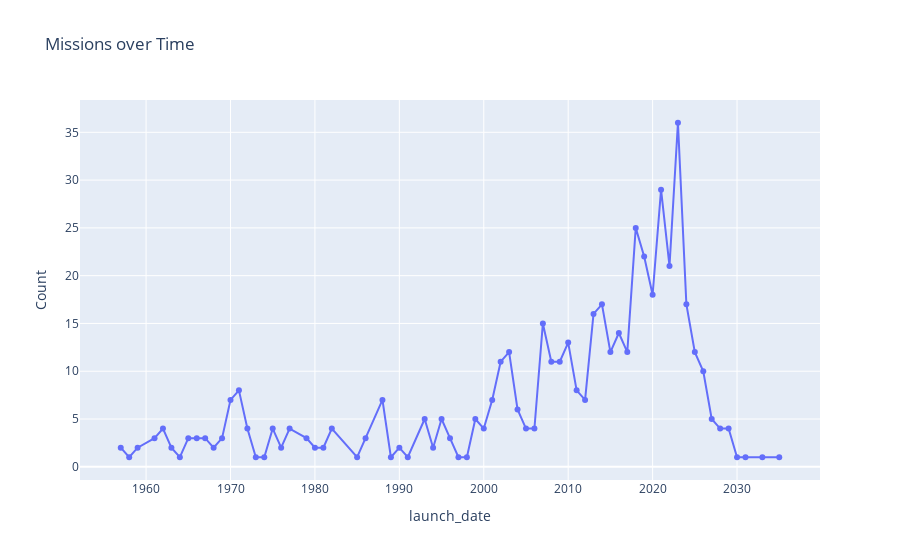

Here is the notebook cell this chart was saved with:
### Code cell
missions['launch_date'] = pd.to_datetime(missions['launch_date'], errors='coerce')
missions_by_year = missions.groupby(missions['launch_date'].dt.year).size().reset_index(name='Count')

fig = px.line(
    missions_by_year,
    x="launch_date",
    y="Count",
    title="Missions over Time",
    markers=True
)
fig.show()

### Figure 1 — Plotly figure (JSON) as saved in the notebook; plotly's stock layout.template omitted (floating-point values rounded to 4 significant figures)
{"data": [{"hovertemplate": "launch_date=%{x}<br>Count=%{y}<extra></extra>", "legendgroup": "", "line": {"color": "#636efa", "dash": "solid"}, "marker": {"symbol": "circle"}, "mode": "lines+markers", "name": "", "orientation": "v", "showlegend": false, "type": "scatter", "x": [1957, 1958, 1959, 1961, 1962, 1963, 1964, 1965, 1966, 1967, 1968, 1969, 1970, 1971, 1972, 1973, 1974, 1975, 1976, 1977, 1979, 1980, 1981, 1982, 1985, 1986, 1988, 1989, 1990, 1991, 1993, 1994, 1995, 1996, 1997, 1998, 1999, 2000, 2001, 2002, 2003, 2004, 2005, 2006, 2007, 2008, 2009, 2010, 2011, 2012, 2013, 2014, 2015, 2016, 2017, 2018, 2019, 2020, 2021, 2022, 2023, 2024, 2025, 2026, 2027, 2028, 2029, 2030, 2031, 2033, 2035], "xaxis": "x", "y": [2, 1, 2, 3, 4, 2, 1, 3, 3, 3, 2, 3, 7, 8, 4, 1, 1, 4, 2, 4, 3, 2, 2, 4, 1, 3, 7, 1, 2, 1, 5, 2, 5, 3, 1, 1, 5, 4, 7, 11, 12, 6, 4, 4, 15, 11, 11, 13, 8, 7, 16, 17, 12, 14, 12, 25, 22, 18, 29, 21, 36, 17, 12, 10, 5, 4, 4, 1, 1, 1, 1], "yaxis": "y"}], "layout": {"legend": {"tracegroupgap": 0}, "title": {"text": "Missions over Time"}, "xaxis": {"anchor": "y", "domain": [0, 1], "title": {"text": "launch_date"}}, "yaxis": {"anchor": "x", "domain": [0, 1], "title": {"text": "Count"}}}}
